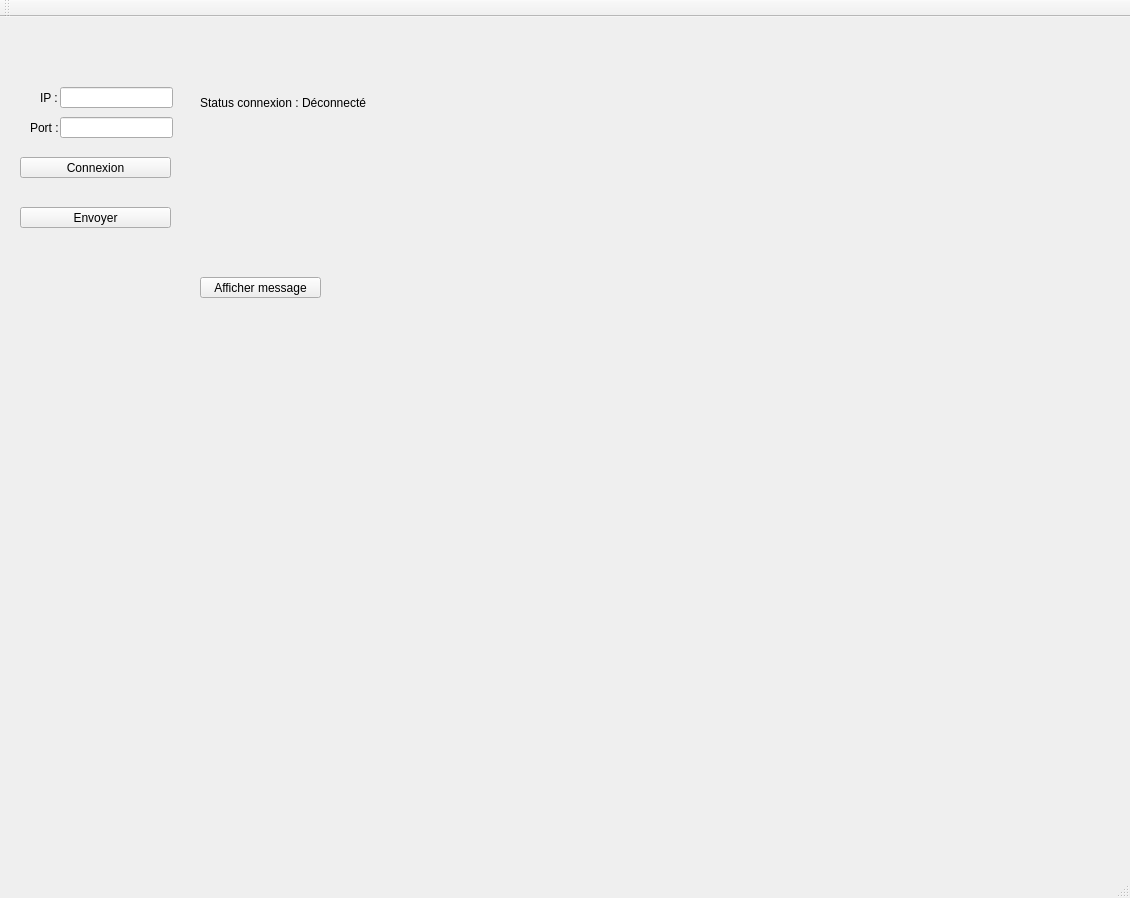
<?xml version="1.0" encoding="UTF-8"?>
<ui version="4.0">
 <class>InitiationQtClass</class>
 <widget class="QMainWindow" name="InitiationQtClass">
  <property name="geometry">
   <rect>
    <x>0</x>
    <y>0</y>
    <width>1130</width>
    <height>898</height>
   </rect>
  </property>
  <property name="windowTitle">
   <string>InitiationQt</string>
  </property>
  <widget class="QWidget" name="centralWidget">
   <widget class="QPushButton" name="pushButton">
    <property name="geometry">
     <rect>
      <x>200</x>
      <y>260</y>
      <width>121</width>
      <height>21</height>
     </rect>
    </property>
    <property name="text">
     <string>Afficher message</string>
    </property>
   </widget>
   <widget class="QLabel" name="label">
    <property name="geometry">
     <rect>
      <x>190</x>
      <y>300</y>
      <width>161</width>
      <height>20</height>
     </rect>
    </property>
    <property name="text">
     <string/>
    </property>
   </widget>
   <widget class="QPushButton" name="pushButton_2">
    <property name="geometry">
     <rect>
      <x>20</x>
      <y>140</y>
      <width>151</width>
      <height>21</height>
     </rect>
    </property>
    <property name="text">
     <string>Connexion</string>
    </property>
   </widget>
   <widget class="QLabel" name="connectionStatusLabel">
    <property name="geometry">
     <rect>
      <x>200</x>
      <y>70</y>
      <width>301</width>
      <height>31</height>
     </rect>
    </property>
    <property name="text">
     <string>Status connexion : Déconnecté</string>
    </property>
   </widget>
   <widget class="QLineEdit" name="IPLineEdit">
    <property name="geometry">
     <rect>
      <x>60</x>
      <y>70</y>
      <width>113</width>
      <height>21</height>
     </rect>
    </property>
   </widget>
   <widget class="QLineEdit" name="portLineEdit">
    <property name="geometry">
     <rect>
      <x>60</x>
      <y>100</y>
      <width>113</width>
      <height>21</height>
     </rect>
    </property>
   </widget>
   <widget class="QLabel" name="label_3">
    <property name="geometry">
     <rect>
      <x>40</x>
      <y>70</y>
      <width>47</width>
      <height>21</height>
     </rect>
    </property>
    <property name="text">
     <string>IP :</string>
    </property>
   </widget>
   <widget class="QLabel" name="label_4">
    <property name="geometry">
     <rect>
      <x>30</x>
      <y>100</y>
      <width>47</width>
      <height>21</height>
     </rect>
    </property>
    <property name="text">
     <string>Port :</string>
    </property>
   </widget>
   <widget class="QPushButton" name="pushButton_3">
    <property name="geometry">
     <rect>
      <x>20</x>
      <y>190</y>
      <width>151</width>
      <height>21</height>
     </rect>
    </property>
    <property name="text">
     <string>Envoyer</string>
    </property>
   </widget>
  </widget>
  <widget class="QMenuBar" name="menuBar">
   <property name="geometry">
    <rect>
     <x>0</x>
     <y>0</y>
     <width>1130</width>
     <height>20</height>
    </rect>
   </property>
  </widget>
  <widget class="QToolBar" name="mainToolBar">
   <attribute name="toolBarArea">
    <enum>TopToolBarArea</enum>
   </attribute>
   <attribute name="toolBarBreak">
    <bool>false</bool>
   </attribute>
  </widget>
  <widget class="QStatusBar" name="statusBar"/>
 </widget>
 <layoutdefault spacing="6" margin="11"/>
 <resources>
  <include location="InitiationQt.qrc"/>
 </resources>
 <connections>
  <connection>
   <sender>pushButton</sender>
   <signal>clicked()</signal>
   <receiver>InitiationQtClass</receiver>
   <slot>onDisplayMessageButtonClicked()</slot>
   <hints>
    <hint type="sourcelabel">
     <x>160</x>
     <y>307</y>
    </hint>
    <hint type="destinationlabel">
     <x>564</x>
     <y>448</y>
    </hint>
   </hints>
  </connection>
  <connection>
   <sender>pushButton_2</sender>
   <signal>clicked()</signal>
   <receiver>InitiationQtClass</receiver>
   <slot>onConnectButtonClicked()</slot>
   <hints>
    <hint type="sourcelabel">
     <x>70</x>
     <y>177</y>
    </hint>
    <hint type="destinationlabel">
     <x>564</x>
     <y>448</y>
    </hint>
   </hints>
  </connection>
  <connection>
   <sender>pushButton_3</sender>
   <signal>clicked()</signal>
   <receiver>InitiationQtClass</receiver>
   <slot>onSendMessageButtonClicked()</slot>
   <hints>
    <hint type="sourcelabel">
     <x>95</x>
     <y>237</y>
    </hint>
    <hint type="destinationlabel">
     <x>564</x>
     <y>448</y>
    </hint>
   </hints>
  </connection>
 </connections>
 <slots>
  <slot>onDisplayMessageButtonClicked()</slot>
  <slot>onConnectButtonClicked()</slot>
  <slot>onSendMessageButtonClicked()</slot>
 </slots>
</ui>
